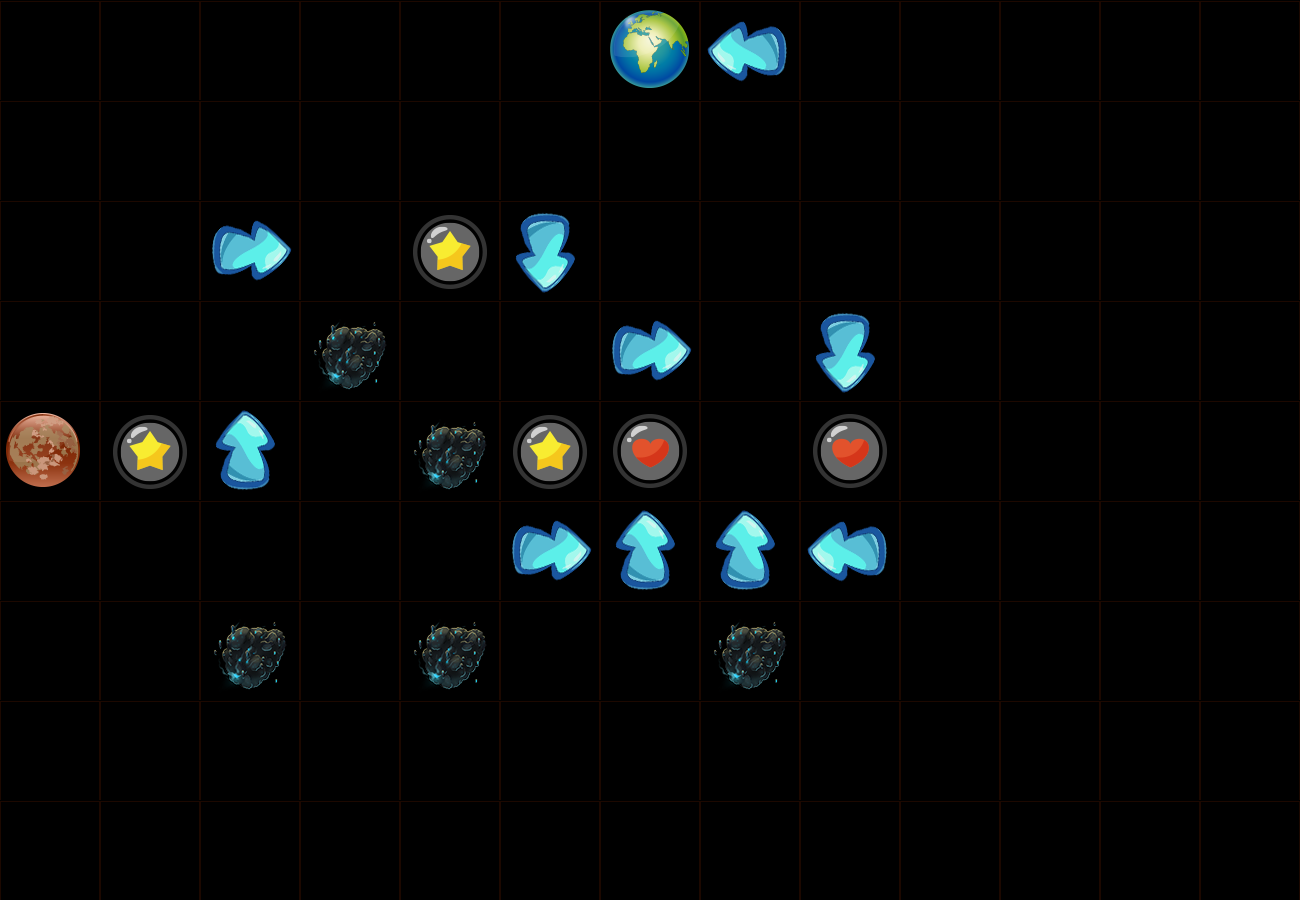

Tiled map render using the project's own tile images. Description and the map definition, with tile-layer contents summarised, below:
An orthogonal 13x9 tile map with 100x100 px tiles, 2 tile layers (background, items).

<map version="1.0" orientation="orthogonal" width="13" height="9" tilewidth="100" tileheight="100">
 <tileset firstgid="1" name="tileset" tilewidth="100" tileheight="100">
  <image source="tileset.png" width="900" height="600" />
 </tileset>
 <layer name="background" width="13" height="9">
  <data>[117 cells, 117 non-empty, 1 distinct tile ids]</data>
 </layer>
 <layer name="items" width="13" height="9">
  <data>[117 cells, 22 non-empty, 9 distinct tile ids]</data>
 </layer>
</map>
